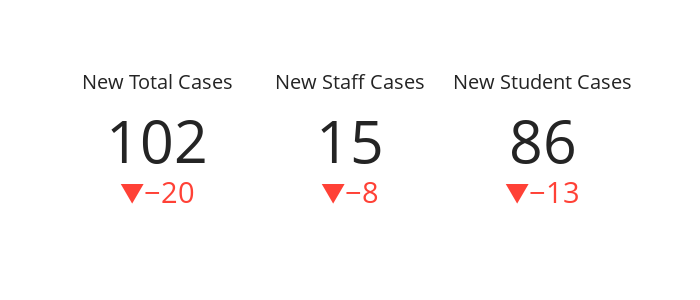

This figure's notebook cell:
### Code cell
fig = go.Figure()

fig.add_trace(go.Indicator(
    value = value_t,
    delta = {'reference': reference_t},
    mode = "number+delta",
    title = {"text": "New Total Cases"},
    domain = {'row': 0, 'column': 0}))

fig.add_trace(go.Indicator(
    value = value_student,
    delta = {'reference': reference_student, 'relative': False},
    mode = "number+delta",
    title = {"text" :"New Student Cases"},
    domain = {'row': 0, 'column': 2}))

fig.add_trace(go.Indicator(
    mode = "number+delta",
    value = value_staff,
    delta = {"reference": reference_staff},
    title = {"text" :"New Staff Cases"},
    domain = {'row': 0, 'column': 1}))

fig.update_layout(
    grid = {'rows': 1, 'columns': 3, 'pattern': "independent"},
    width = 700, height = 300,
    template = 'simple_white')

### Figure 1 — Plotly figure (JSON) as saved in the notebook; plotly's stock layout.template omitted (floating-point values rounded to 4 significant figures)
{"data": [{"delta": {"reference": 122}, "domain": {"column": 0, "row": 0}, "mode": "number+delta", "title": {"text": "New Total Cases"}, "type": "indicator", "value": 102}, {"delta": {"reference": 99, "relative": false}, "domain": {"column": 2, "row": 0}, "mode": "number+delta", "title": {"text": "New Student Cases"}, "type": "indicator", "value": 86}, {"delta": {"reference": 23}, "domain": {"column": 1, "row": 0}, "mode": "number+delta", "title": {"text": "New Staff Cases"}, "type": "indicator", "value": 15}], "layout": {"grid": {"columns": 3, "pattern": "independent", "rows": 1}, "height": 300, "width": 700}}
